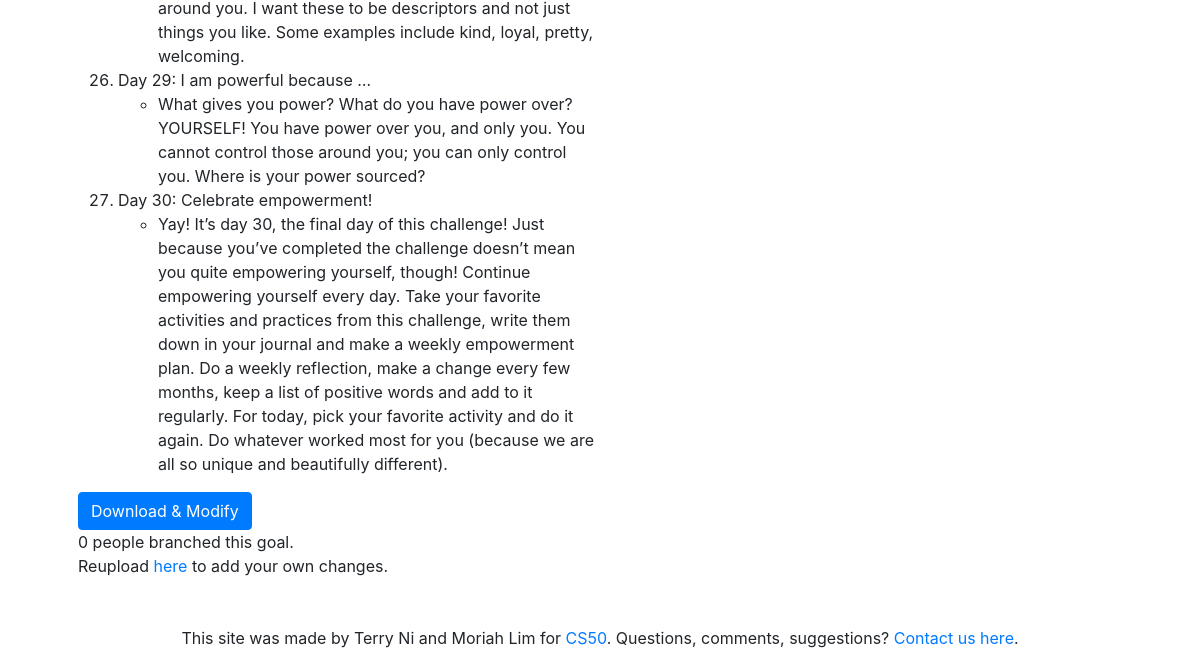
Before: /goals/3 (signed in, lower part) with the older database file.
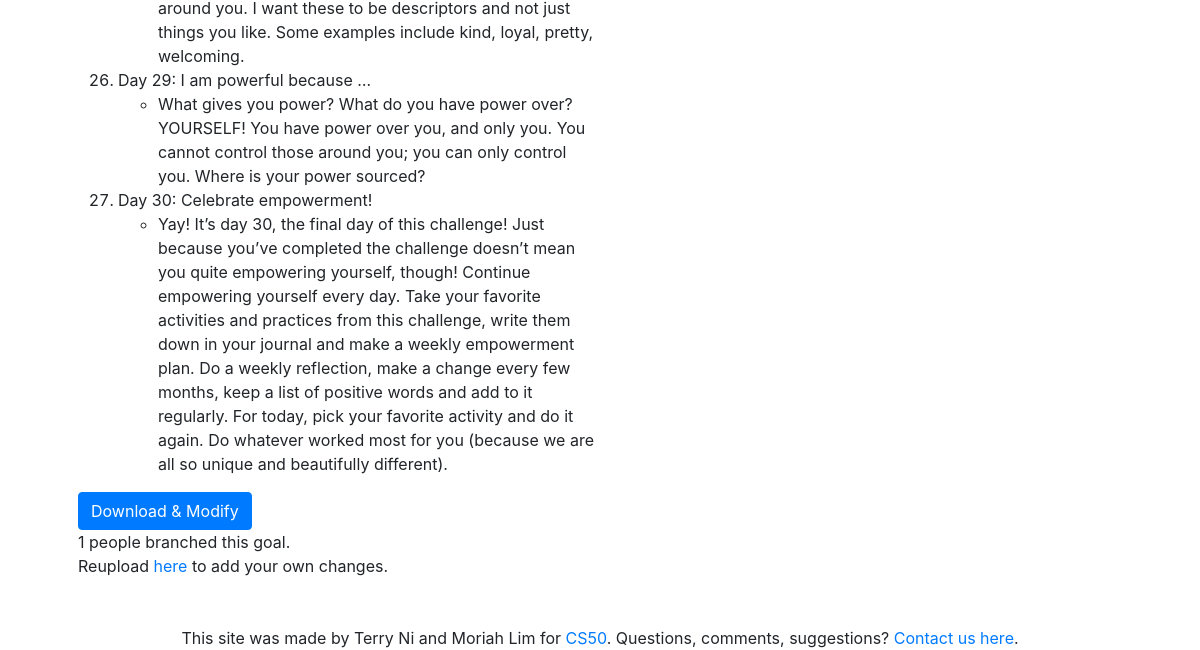
After: the same page with the newer database file.
### tables this page shows
CREATE TABLE "goals" (
	"goal_id"	integer NOT NULL PRIMARY KEY AUTOINCREMENT UNIQUE,
	"user_id"	TEXT,
	"name"	text,
	"DESC"	text,
	"supergoal_id"	integer,
	"category_id"	integer,
	"time"	datetime,
	"repeatable"	int DEFAULT 0,
	"private"	int DEFAULT 0,
	"added"	integer DEFAULT 0,
	"branched"	integer DEFAULT 0,
	FOREIGN KEY("user_id") REFERENCES "users"("id"),
	FOREIGN KEY("category_id") REFERENCES "categories"("id")
);

### application.py (the view, shortened to what this page needs)
@app.route("/goals/<goal_id>", methods=["GET", "POST"])
def goal(goal_id):
    goalid = int(goal_id)
    result = db.execute("SELECT * FROM goals WHERE goal_id = :goalid", goalid=goalid)
    result=result[0]
    name = result["name"].replace("-", " ")
    steps=[]
    with open('csvfiles/%s.csv' % (str(goal_id)), encoding="utf8") as csvfile:
        readCSV = csv.reader(csvfile, delimiter=',')
        for row in readCSV:
            if len(row) != 1:
                steps.append({"step": row[0], "description": row[1]})
            else:
                steps.append({"step": row[0]})
    return render_template("goal.html", name=name, goaldata=result, steps=steps, goal_id=goal_id, user_id=current_user.get_id())

### application.py (called while the page is built)
@app.after_request
def after_request(response):
    response.headers["Cache-Control"] = "no-cache, no-store, must-revalidate"
    response.headers["Expires"] = 0
    response.headers["Pragma"] = "no-cache"
    return response

@login_manager.user_loader
def load_user(user_id):
    return User.get(user_id)

### user.py (called while the page is built)
    @staticmethod
    def get(user_id):
        db = SQL("sqlite:///goals.db")
        user = db.execute(
            "SELECT * FROM user WHERE id = :id", id=user_id)
        if not user:
            return None
        user = user[0]
        user = User(
            id_=user['id'], name=user['name'], email=user['email'], profile_pic=user['profile_pic']
            )
        return user

### templates/goal.html (shortened to what this page needs)
{% extends "layout.html" %}
{% block main %}
{% if (goaldata["private"] != 1) or (current_user.is_authenticated and goaldata["user_id"] == user_id) %}
    <div class="leftright">
        <div class="left">
            <br>
            <ol>
                {% for step in steps %}
                    <li>{{ step["step"] }}</li>
                    {% if step["description"] %}
                        <ul>
                            {% if 'http' in step["description"] %}
                                <li><a href={{ step["description"] | regex_search('https?(\\S*)') }}>{{ step["description"] }}</a></li>
                            {% else %}
                                <li>{{ step["description"] }}</li>
                            {% endif %}
                        </ul>
                    {% endif %}
                {% endfor %}
            </ol>
            <form action="{{ '/download/' + goal_id }}" method="get">
                <button class="btn btn-primary" type="submit">Download & Modify</button>
                <br>{{ goaldata["branched"] }} people branched this goal.
                <br>Reupload <a href="/upload">here</a> to add your own changes.
            </form>
        </div>
        <div class="right">
            <br>
        </div>
    </div>
{% else %}
    <h1>This goal is private. Sorry!</h1>
{% endif %}
{% endblock %}

### templates/layout.html (shortened to what this page needs)
<!DOCTYPE html>
<html lang="en">
    <head>
        <link href="https://maxcdn.bootstrapcdn.com/bootstrap/4.1.3/css/bootstrap.min.css" rel="stylesheet">
        <link href="/static/styles.css" rel="stylesheet">
        <link href="https://cdn.jsdelivr.net/npm/jquery-editable-select@2.2.5/dist/jquery-editable-select.min.css" rel="stylesheet"/>
    </head>
    <body>
        <main class="container p-5">
            {% block main %}{% endblock %}
        </main>
        <footer>
            This site was made by Terry Ni and Moriah Lim for <a href="https://cs50.harvard.edu/">CS50</a>. Questions, comments, suggestions? <a href="mailto:tni@college.harvard.edu">
            Contact us here</a>.
        </footer>
    </body>
</html>

### static/styles.css (style rules this page uses)
main { overflow-x: auto; text-align: center; }
main .leftright { display: flex; margin-top: 20px; }
main .left { width: 50%; text-align: left; }
main .right { flex-grow: 1; }

Changed rows visible on the page:
changed goals: branched "0" → "1"
